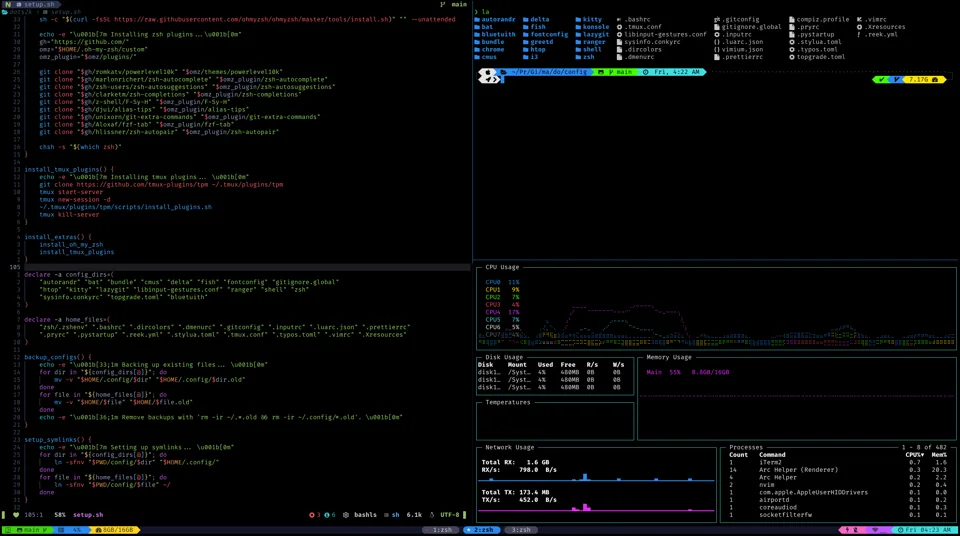
#> input picture src/quickhatch/data/gallery/github-2kabhishek-dots2k.webp, 960 x 536 px
$ python -i extract.py   (imports and definitions only)
#> lines starting #> are read from the running program, lines starting #| are printed output that depends on the picture
"""Enrich filtered gallery candidates with repo parsing and image analysis."""

from __future__ import annotations

import argparse
import fnmatch
import os
import re
import subprocess
from datetime import datetime
from pathlib import Path
from typing import Any

import requests
from PIL import Image, ImageFilter, ImageStat, UnidentifiedImageError

from .common import (
    COMMUNITY_ENTRY_WARNING,
    DOTFILES_CACHE_DIR,
    EXTRACTED_CACHE_DIR,
    FILTERED_CACHE_DIR,
    GALLERY_IMAGE_DIR,
    PACKAGE_DISTROS,
    REQUEST_TIMEOUT,
    USER_AGENT,
    UTC,
    detect_de,
    detect_font,
    detect_icons,
    detect_theme,
    ensure_pipeline_dirs,
    load_json,
    parse_date,
    write_json,
)

PACKAGE_FILE_PATTERNS = {
    "arch": ("pacman.txt", "packages.arch", "arch-packages.txt", "pkglist.txt"),
    "fedora": ("dnf.txt", "packages.fedora", "fedora-packages.txt"),
    "ubuntu": ("apt.txt", "packages.ubuntu", "ubuntu-packages.txt"),
}
PACKAGE_LINE_RE = re.compile(r"^[A-Za-z0-9@._+-]+$")
README_IMAGE_RE = re.compile(r"!\[[^\]]*\]\(([^)]+)\)")
README_HTML_IMAGE_RE = re.compile(r'<img[^>]+src=["\']([^"\']+)["\']', re.IGNORECASE)
CONFIG_FILE_PATTERNS = ("*.conf", "*.css", "*.ini", "*.json", "*.lua", "*.toml", "*.yaml", "*.yml")
CONFIG_DIR_HINTS = (
    "alacritty",
    "awesome",
    "bspwm",
    "dunst",
    "eww",
    "foot",
    "ghostty",
    "gtk",
    "hypr",
    "i3",
    "kitty",
    "quickshell",
    "rofi",
    "sddm",
    "sway",
    "sxhkd",
    "waybar",
    "wezterm",
    "wofi",
    "xfce",
)
CONFIG_SKIP_HINTS = (
    "node_modules",
    ".git",
    "nvim",
    "vim",
    "tmux",
    "zsh",
    "emacs",
    "tests",
    "vendor",
)
MAX_EXTRA_TEXT_FILES = 40


# [189 lines left out: functions clone_dotfiles_repo, detect_install_method, _read_text_file, _candidate_text_files, _safe_rglob, _interesting_config_files and 4 more, not called in this run]


def extract_palette_metrics(image_path: Path) -> tuple[list[str], str, float]:
    """Fallback image analysis: palette, light/dark mood, and visual busyness."""
    image = Image.open(image_path).convert("RGB")
#> image is the input picture: PIL image 960x536 RGB; mean R, G, B 6.7, 7.9, 8.1
    palette_image = image.copy()
    palette_image.thumbnail((320, 320))
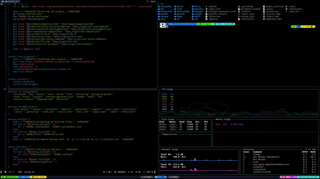
#> palette_image: PIL image 320x179 RGB; mean R, G, B 6.8, 8, 8.2
    quantized = palette_image.quantize(colors=5, method=Image.MEDIANCUT)
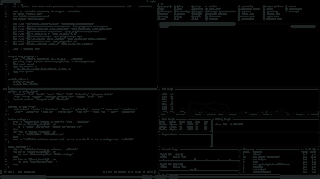
#> quantized: PIL image 320x179 P; mean R, G, B 5, 5.7, 6
    raw_palette = quantized.getpalette() or []
#> raw_palette = [31, 37, 37, 4, 4, 5, 2, 0, 1, 0, 0, 1, 0, 0, 0]
    counts = quantized.getcolors() or []
#> counts = [(7854, 0), (9058, 1), (3942, 2), (1887, 3), (34539, 4)]
    counts.sort(reverse=True)
    colors: list[str] = []
    for _, index in counts[:3]:
        start = index * 3
        rgb = raw_palette[start : start + 3]
        if len(rgb) == 3:
            colors.append(f"#{rgb[0]:02x}{rgb[1]:02x}{rgb[2]:02x}")
#> this loop made 3 passes
#> (index, start, rgb) on passes 1 to 3: (4, 12, [0, 0, 0]), (1, 3, [4, 4, 5]), (0, 0, [31, 37, 37])
#> after the loop, colors = ['#000000', '#040405', '#1f2525']
    stat = ImageStat.Stat(image)
    luminance = sum(stat.mean) / (len(stat.mean) * 255)
#> luminance = 0.0297
    mood = "dark" if luminance < 0.5 else "light"
#> mood = 'dark'
    edge_map = image.filter(ImageFilter.FIND_EDGES).convert("L")
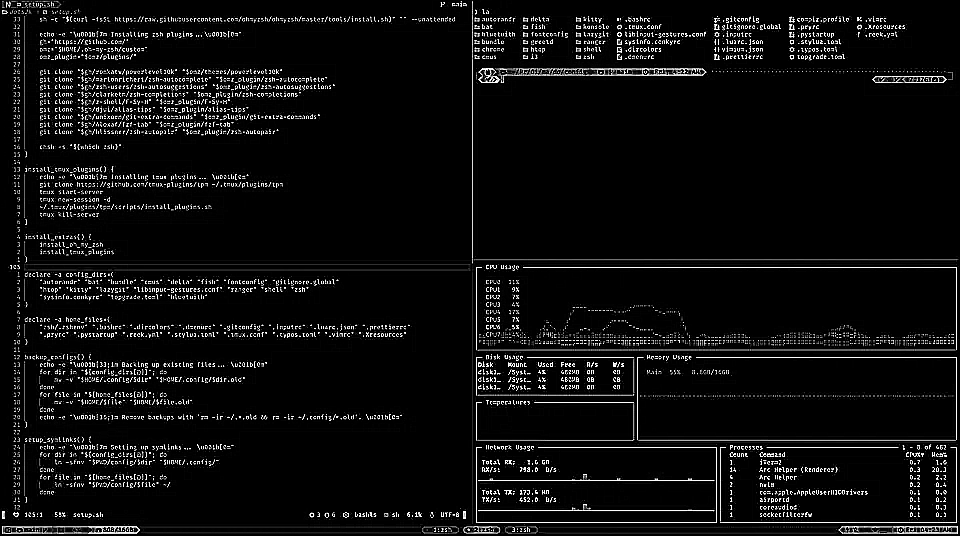
#> edge_map: PIL image 960x536 L; min 0, max 255, mean 14.1
    edge_stat = ImageStat.Stat(edge_map)
    busyness = max(0.0, min(1.0, (edge_stat.mean[0] or 0) / 255))
#> busyness = 0.0554
    return colors, mood, round(busyness, 2)


# [155 lines left out: functions normalize_description, staleness_score, extract_candidate, run_extract, not called in this run]


def build_parser() -> argparse.ArgumentParser:
    """Create the CLI argument parser."""
    return argparse.ArgumentParser(description=__doc__)


# [5 lines left out: function main, not called in this run]


# [2 lines not run here, left out]

>>> result = extract_palette_metrics('../data/gallery/github-2kabhishek-dots2k.webp')
#> result = (['#000000', '#040405', '#1f2525'], 'dark', 0.06)

$ run again, on src/quickhatch/data/gallery/github-ascaniolamp-hyprlain.webp
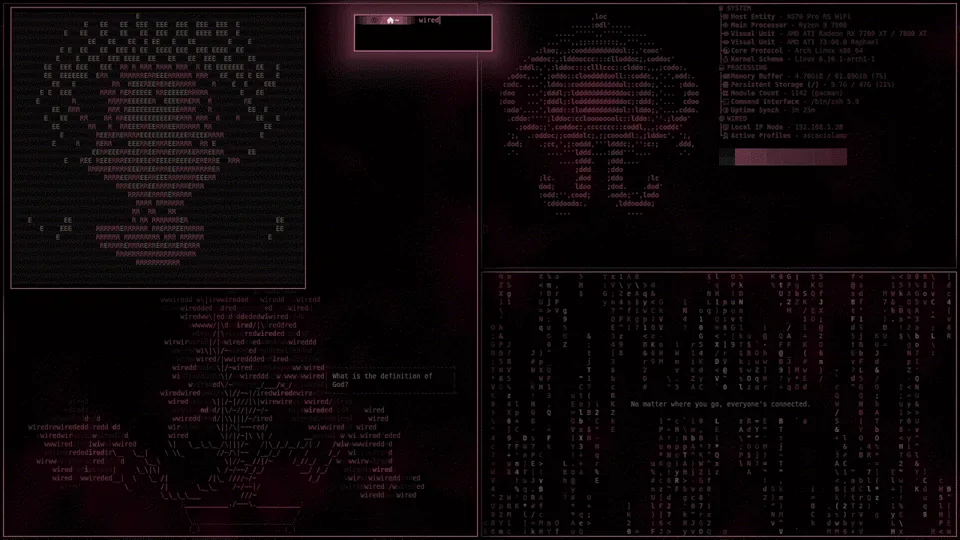
#> input picture src/quickhatch/data/gallery/github-ascaniolamp-hyprlain.webp, 960 x 540 px
#> in extract_palette_metrics, image is the input picture: PIL image 960x540 RGB; mean R, G, B 13.3, 7, 8.8
#> in extract_palette_metrics, `quantized = palette_image.quantize(colors=5, method=Image.MEDIANCUT)`:
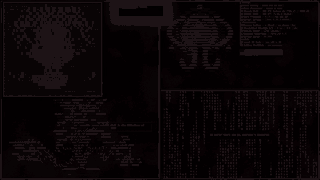
#> quantized: PIL image 320x180 P; mean R, G, B 10.7, 5.2, 6.7
#> raw_palette = [29, 19, 22, 9, 4, 5, 8, 1, 3, 3, 0, 1, 1, 0, 0]
#> counts = [(11918, 0), (16687, 1), (7241, 2), (19510, 3), (2244, 4)]
#> the loop in extract_palette_metrics, `for _, index in counts[:3]:` made 3 passes
#> (index, start, rgb) on passes 1 to 3: (3, 9, [3, 0, 1]), (1, 3, [9, 4, 5]), (0, 0, [29, 19, 22])
#> after the loop in extract_palette_metrics, `for _, index in counts[:3]:`: colors = ['#030001', '#090405', '#1d1316']
#> luminance = 0.038
#> mood = 'dark'
#> in extract_palette_metrics, `edge_map = image.filter(ImageFilter.FIND_EDGES).convert("L")`:
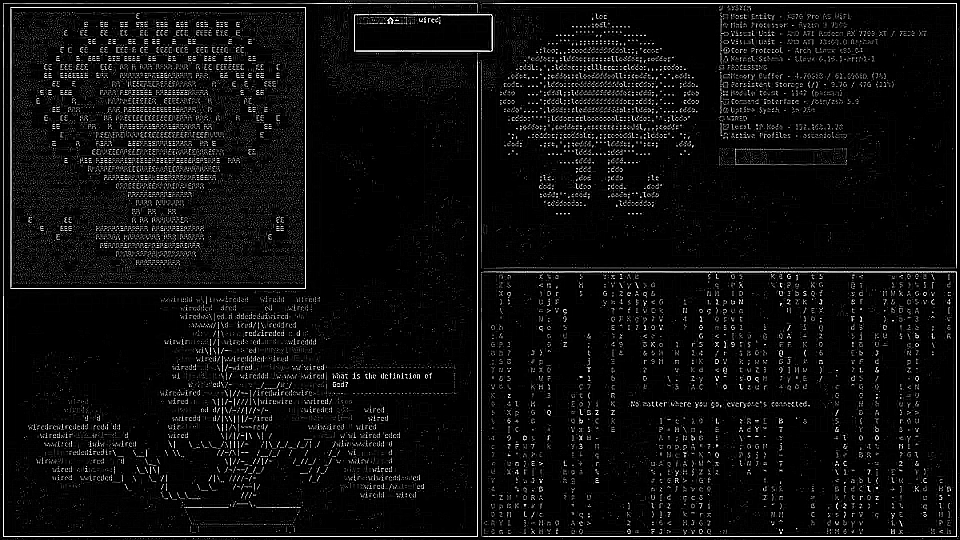
#> edge_map: PIL image 960x540 L; min 0, max 255, mean 14.5
#> busyness = 0.057
#> result = (['#030001', '#090405', '#1d1316'], 'dark', 0.06)
